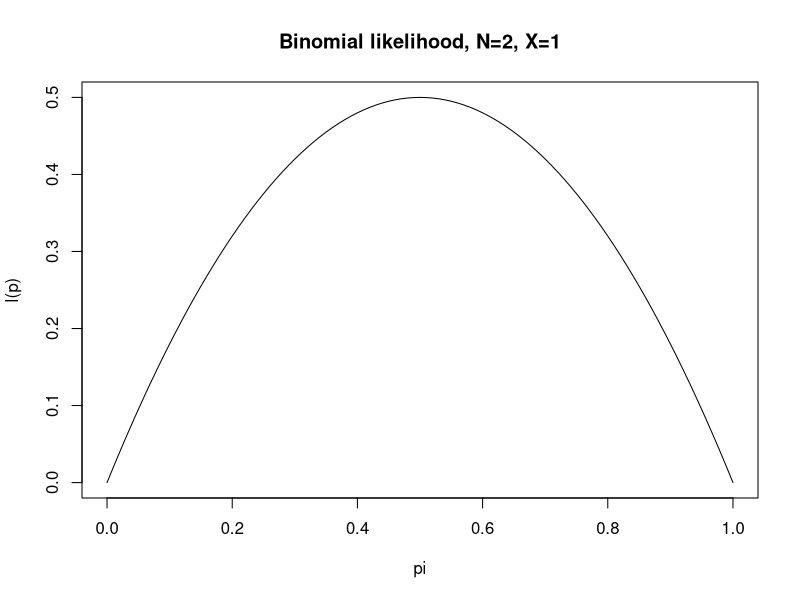
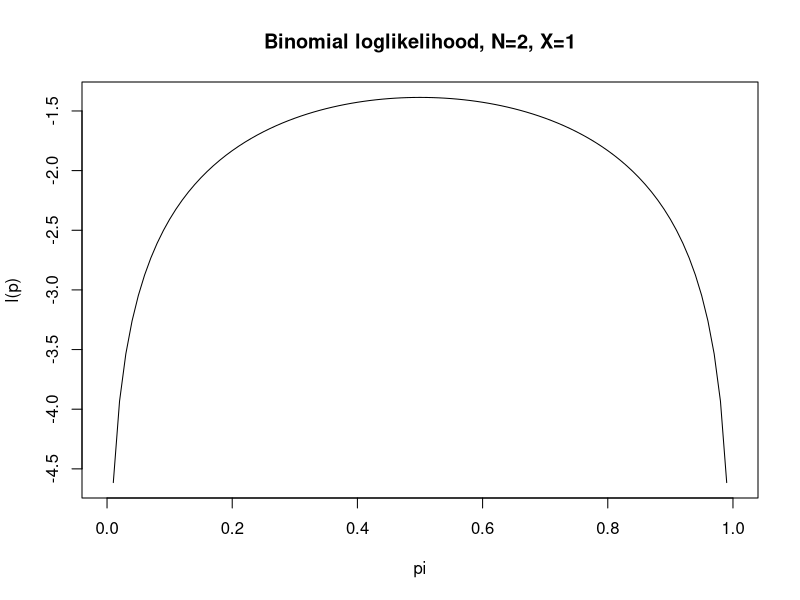
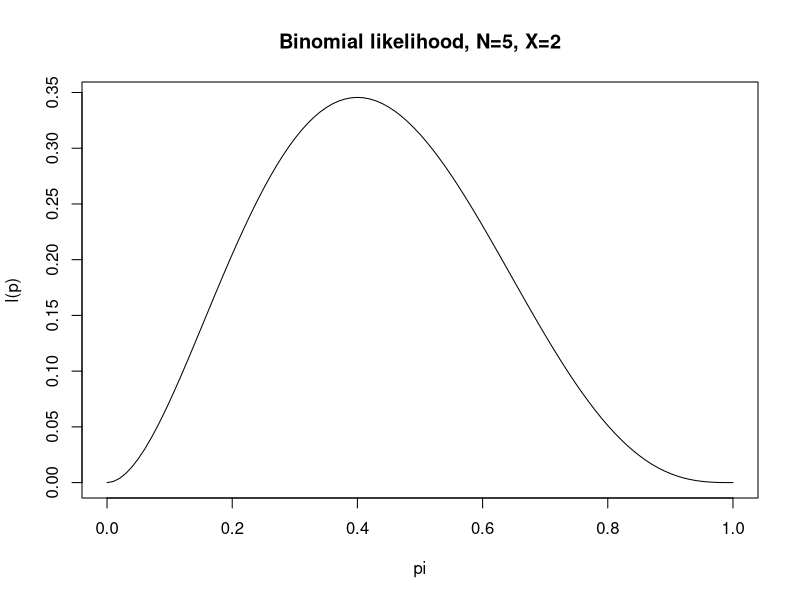
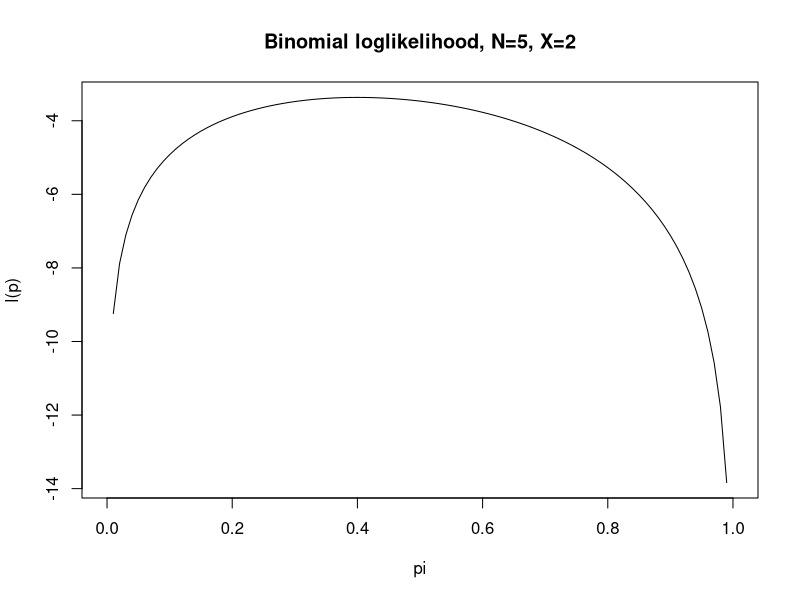
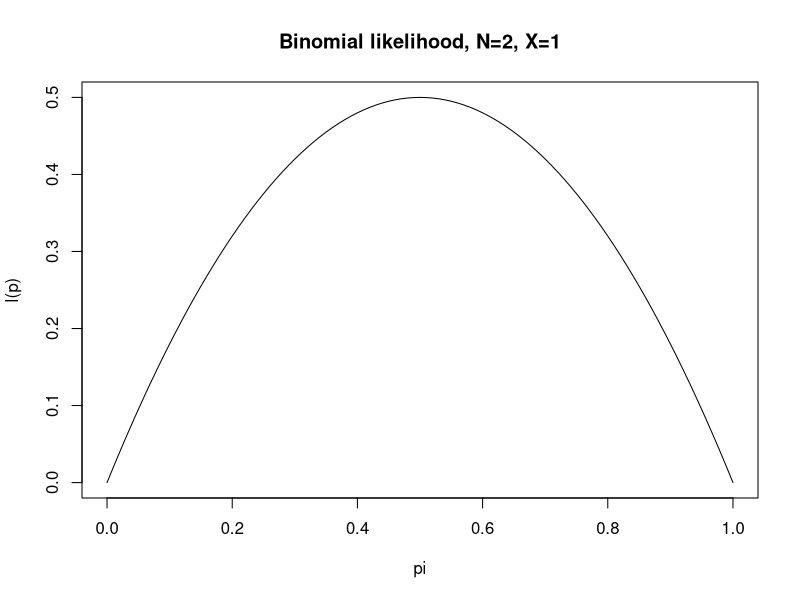
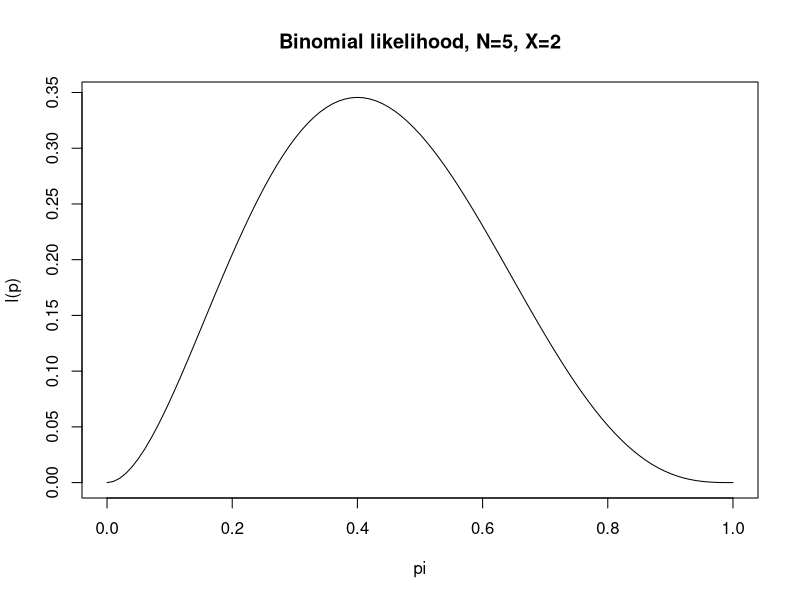

These figures' R source, in order:
#### SIMPLE Binomial LIKELIHOOD and LogLIKELIHOOD FUNCTIONS

########### First Example ###############################
#### Define the likelihood function for a binomial sample with N=2 and X=1:

likelhd <- function(p) 2*p*(1-p)
loglik <- function(p) log(p)+log(1-p)

#### Plot the likelihood function:

plot(likelhd,0,1,xlab="pi",ylab="l(p)",main="Binomial likelihood, N=2, X=1")
plot(loglik,0,1,xlab="pi",ylab="l(p)",main="Binomial loglikelihood, N=2, X=1")


#########Second Example ##############################
#### Define the likelihood function for binomial sample with N=5 and X=2:

likelhd <- function(p) 10*p^2*(1-p)^3
loglik <- function(p) 2*log(p)+3*log(1-p)

#### Plot the likelihood function:

plot(likelhd,0,1,xlab="pi",ylab="l(p)",main="Binomial likelihood, N=5, X=2")
plot(loglik,0,1,xlab="pi",ylab="l(p)",main="Binomial loglikelihood, N=5, X=2")


############# MLE ######################################
#### Find the MLE (for multiparameter problems, we would use the nlm() function)
#### $maximum is the value of the MLE

optimize(likelhd,c(0,1),maximum=TRUE)


########## Another way to do all of the above with the density function (dbinom) #######
#### What if N=2, X=1

likelhd <- function(p) dbinom(1,2,p)
plot(likelhd,0,1,xlab="pi",ylab="l(p)",main="Binomial likelihood, N=2, X=1")
optimize(likelhd,c(0,1),maximum=TRUE)


#### What if N=5 X=2

likelhd <- function(p) dbinom(2,5,p)

plot(likelhd,0,1,xlab="pi",ylab="l(p)",main="Binomial likelihood, N=5, X=2")
optimize(likelhd,c(0,1),maximum=TRUE)

######## Example from the class ####################
#### calculate the LR test (statistic, and 95% CI)

loglik<-function(p)log(dbinom(650,1118,p))

#### or another way to do the same, and this is better ####

loglik<-function(p)dbinom(650, 1118,p, log=TRUE)

#### calculating Likelihood Ratio Statistics and testing for it's significance 

LRstats<-2*(loglik(0.58)-loglik(0.5))

#### p-value from chisq distribution with degrees of freedom=1 

pvalue<-1-pchisq(LRstats, 1)